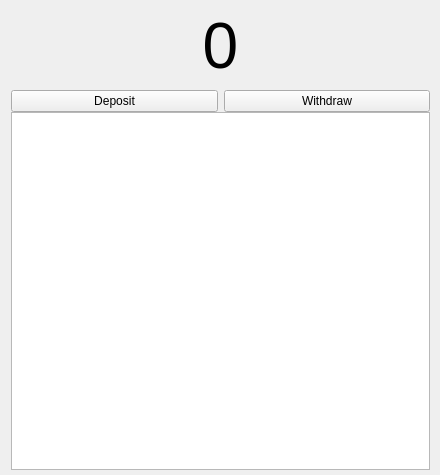
<?xml version="1.0" encoding="UTF-8"?>
<ui version="4.0">
 <class>MainWindow</class>
 <widget class="QMainWindow" name="MainWindow">
  <property name="geometry">
   <rect>
    <x>0</x>
    <y>0</y>
    <width>440</width>
    <height>475</height>
   </rect>
  </property>
  <property name="windowTitle">
   <string>MainWindow</string>
  </property>
  <widget class="QWidget" name="mainWidow">
   <widget class="QWidget" name="gridLayoutWidget">
    <property name="geometry">
     <rect>
      <x>0</x>
      <y>-10</y>
      <width>441</width>
      <height>491</height>
     </rect>
    </property>
    <layout class="QGridLayout" name="mainScreenBox" rowstretch="1,0,4,0,0,0,0">
     <property name="spacing">
      <number>0</number>
     </property>
     <item row="0" column="0">
      <widget class="QLabel" name="counter">
       <property name="font">
        <font>
         <pointsize>48</pointsize>
        </font>
       </property>
       <property name="frameShape">
        <enum>QFrame::NoFrame</enum>
       </property>
       <property name="text">
        <string>0</string>
       </property>
       <property name="alignment">
        <set>Qt::AlignCenter</set>
       </property>
      </widget>
     </item>
     <item row="1" column="0">
      <layout class="QHBoxLayout" name="actionsBox">
       <item>
        <widget class="QPushButton" name="deposit">
         <property name="text">
          <string>Deposit</string>
         </property>
        </widget>
       </item>
       <item>
        <widget class="QPushButton" name="withdraw">
         <property name="text">
          <string>Withdraw</string>
         </property>
        </widget>
       </item>
      </layout>
     </item>
     <item row="2" column="0">
      <widget class="QTableView" name="itemList"/>
     </item>
    </layout>
   </widget>
  </widget>
 </widget>
 <layoutdefault spacing="6" margin="11"/>
 <resources/>
 <connections/>
</ui>
